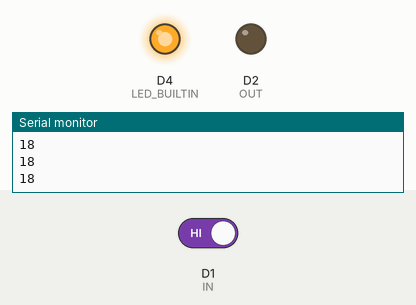
Simulated run of this sketch. Board: ESP8266 (NodeMCU). Parts: output pins drawn as LEDs (lit = HIGH, except the on-board LED, lit = LOW), the last lines printed to the serial monitor. The test bench sets the inputs (shaded band); at power-on: D1 (IN) HIGH. WiFi joins after 1.5 s; servers stay silent unless stated.

Above: at 2.8 s.
2.9 s: D1 (IN) driven LOW
At 3.6 s:
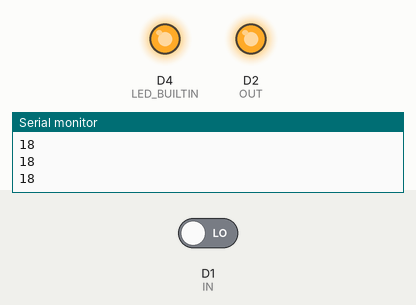
4.4 s: D1 (IN) driven HIGH
At 5.0 s:
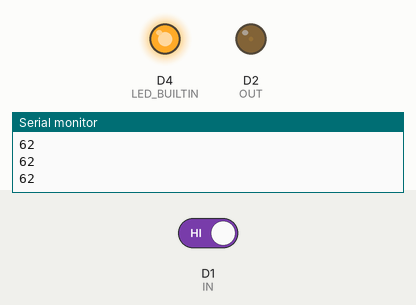
Timing chart, 0 to 7.4 s (numbered marks = the images above; inputs shaded):
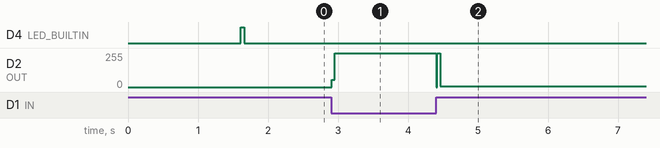

Measured:
- after the input at 2.9 s, D2 (OUT): 0/255 → 255/255 at once
- after the input at 4.4 s, D2 (OUT): 255/255 → 4/255 at once

The sketch:

03_websiteCapacitiveSensing.ino
```cpp
#include <ESP8266WiFi.h>
#include <WiFiClient.h>
#include <ESP8266WebServer.h>

#include "03_websiteCapacitiveSensing.h"

const char* ssid = "[redacted]";
const char* password = "[redacted]";

ESP8266WebServer server(80);

const int IN = D1;
const int OUT = D2;

const int touchVal = 7;

long sensVal = 0;
int consecutiveTouchMeasurements = 0;

char webpage[500];

void handleRoot() {
//  snprintf(webpage, sizeof(webpage), WEBPAGE_TEMPLATE, consecutiveTouchMeasurements);
  server.send(200, "text/html", WEBPAGE_TEMPLATE);
}
void handleData() {
  char str[8];
  itoa(consecutiveTouchMeasurements, str, 10);
  server.send(200, "text/plain", str);
}

void setup() {
  pinMode(IN, INPUT);
  pinMode(OUT, OUTPUT);
  pinMode(LED_BUILTIN, OUTPUT);

  Serial.begin(115200);
  delay(100);

  WiFi.begin(ssid, password);
  while (WiFi.status() != WL_CONNECTED) {
    delay(500);
    Serial.print(".");
  }
  Serial.println("");
  Serial.print("Connected to ");
  Serial.println(ssid);
  Serial.print("IP address: ");
  Serial.println(WiFi.localIP());

  server.on("/", handleRoot);
  server.on("/data", handleData);
  server.begin();
}

void loop() {
  server.handleClient();

  digitalWrite(OUT, LOW);
  delay(10);

  long startTime = micros();

  digitalWrite(OUT, HIGH);
  while (digitalRead(IN) == LOW) ;
  sensVal = micros() - startTime;
  Serial.println(sensVal);

  if (sensVal > touchVal) {
    consecutiveTouchMeasurements++;
  } else {
    consecutiveTouchMeasurements = 0;
  }

  if (consecutiveTouchMeasurements > 5) {
    digitalWrite(LED_BUILTIN, LOW);
  } else {
    digitalWrite(LED_BUILTIN, HIGH);
  }
}
```

03_websiteCapacitiveSensing.h
```cpp
static const char WEBPAGE_TEMPLATE[] PROGMEM = R"=====(
<h1 id="display" style="font-size: 800px">placeholder</h1>
<script>
function update() {
  var xhr = new XMLHttpRequest();
  xhr.open("GET", "/data", true);
  xhr.onload = function (e) {
    document.getElementById("display").innerHTML = xhr.responseText;
  };
  xhr.send(null);
}
setInterval(update, 250);
</script>
)=====";
```
